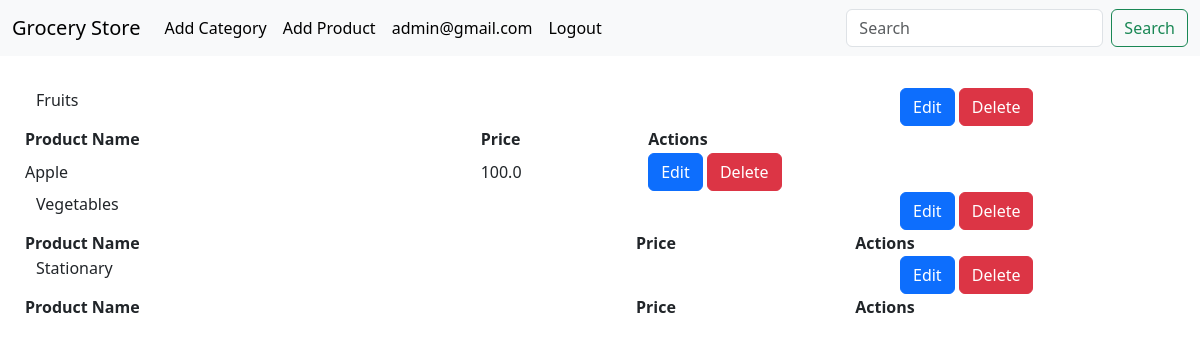
Page / (signed in) on the earlier database version.
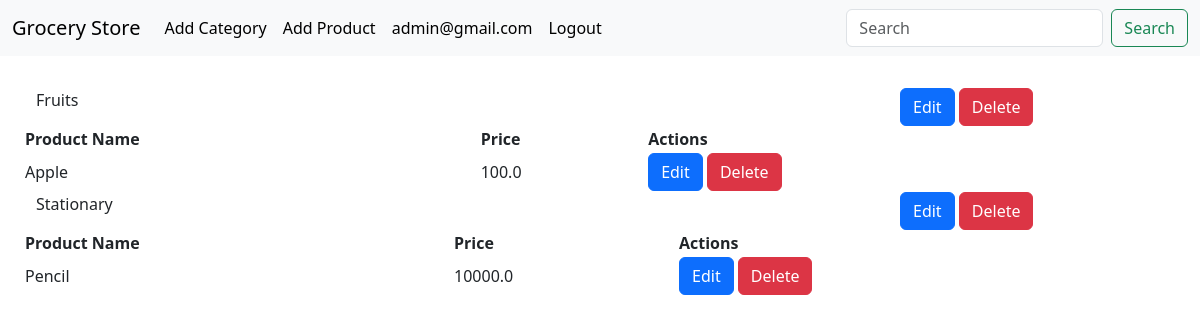
Same page on the later database version.
### controllers/models.py (models this page shows, shortened)
class Category(db.Model):
    id = db.Column(db.Integer, primary_key=True)
    name = db.Column(db.String(50), unique=True, nullable=False)

class Product(db.Model):
    id = db.Column(db.Integer, primary_key=True)
    name = db.Column(db.String(100), nullable=False)
    price = db.Column(db.Float, nullable=False)
    category_id = db.Column(db.Integer, db.ForeignKey('category.id'), nullable=False)
    category = db.relationship('Category', backref='products')

### controllers/general_routes.py (the view)
@app.route('/')
def home():
    categories = Category.query.all()
    return render_template('home.html', categories=categories)

### templates/home.html (shortened to what this page needs)
{% extends 'index.html' %}
{% block content %}
<div class="container-fluid">
    {% if session.get('email') %}
        {% if 'admin' in session.get('roles') %}
            {% include 'admin_dashboard.html' %}
        {%else %}
            {% include 'user_dashboard.html' %}
        {%endif %}
    {% else %}
    <h1>Welcome to the Grocery Store</h1>
    <p>Please <a href="{{ url_for('login') }}">login</a>
    or <a href="{{ url_for('register') }}">register</a> to continue.</p>
    {% endif %}
</div>
{% endblock %}

### templates/admin_dashboard.html
<div class = "container-fluid">
{% for category in categories %}
    <div class="container-fluid">
        <div class="row">
            <div class="col-9">
                {{ category.name }}
            </div>
            <div class="col-3">
                <a href="{{ url_for('edit_category', category_id=category.id) }}" class="btn btn-primary">Edit</a>
                <a href="{{ url_for('delete_category', category_id=category.id) }}" class="btn btn-danger">Delete</a>
            </div>
        </div>
        <div class="row">
            <table>
                <thead>
                    <th>Product Name</th>
                    <th>Price</th>
                    <th>Actions</th>
                </thead>
                <tbody>
                    {% for product in category.products %}
                    <tr>
                        <td>{{ product.name }}</td>
                        <td>{{ product.price }}</td>
                        <td>
                            <a href="#" class="btn btn-primary">Edit</a>
                            <a href="#" class="btn btn-danger">Delete</a>
                        </td>
                    </tr>
                    {%endfor %}
                </tbody>
            </table>
        </div>
    </div>
{% endfor %}
</div>

Differences in the rows shown:
removed Category: name "Vegetables"
added Product: name "Pencil", price "10000.0", shown under Category "Stationary"
